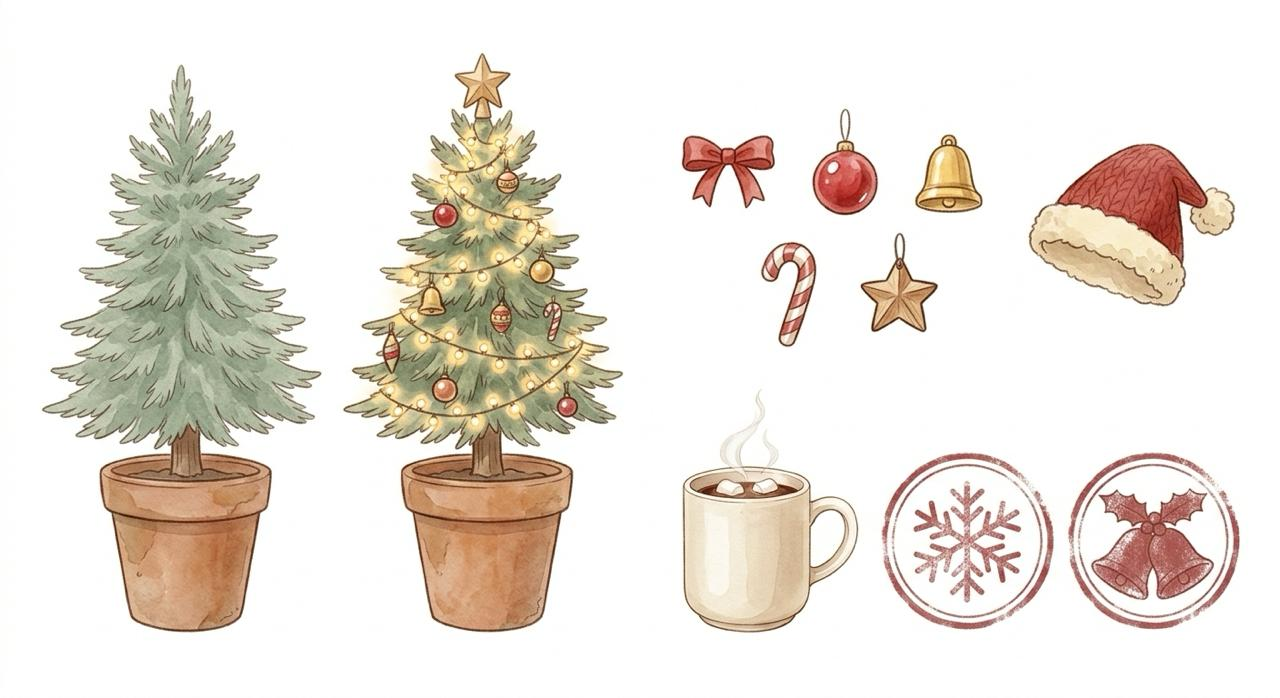
#> input picture src/vi_1127/xmas_items.jpg, 1280 x 698 px, found by its file name
$ python cut_xmas.py
#> lines starting #> are read from the running program, lines starting #| are printed output that depends on the picture; after the words box and inside, x2 and y2 are one past the last pixel; in counts of white or black regions, pixels touching at a corner belong together
# Vi's Christmas sheet 27/11 (src/vi_1127/xmas_items.jpg): 2 pot trees (plain / lit), 5 ornaments, wool hat, cocoa, 2 stamps.
import sys
import cv2, numpy as np
G = sys.argv[1] if len(sys.argv) > 1 else '.'
A = f'{G}/assets'
im = cv2.imread(f'{G}/src/vi_1127/xmas_items.jpg')
#> im is the input picture: shape (698, 1280, 3); mean B, G, R 220.1, 228.2, 235.2
g = cv2.cvtColor(im, cv2.COLOR_BGR2GRAY); hsv = cv2.cvtColor(im, cv2.COLOR_BGR2HSV)
#> after `hsv = cv2.cvtColor(im, cv2.COLOR_BGR2HSV)`: hsv: shape (698, 1280, 3); mean H, S, V 11.9, 22.2, 235.8


def save(name, box, thr=228, sat=30, close=7, frac=0.03, soft=0, inner=0):
#> called with name = 'xmas_tree', box = (30, 50, 330, 645), thr = 228, sat = 30, close = 7, frac = 0.03, soft = 20, inner = 21
    x0, y0, x1, y1 = box
    fg = ((g[y0:y1, x0:x1] < thr) | (hsv[y0:y1, x0:x1, 1] > sat)).astype(np.uint8) * 255
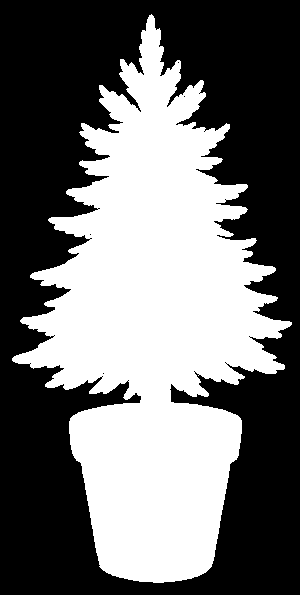
#> fg: shape (595, 300); 43.9% white; 1 white region, box (x1, y1, x2, y2) and area: (12, 14, 292, 583) 78444
    m = cv2.morphologyEx(fg, cv2.MORPH_CLOSE, np.ones((close, close), np.uint8))
#> m: shape (595, 300); 44.9% white; 1 white region
    cnts, _ = cv2.findContours(m, cv2.RETR_EXTERNAL, cv2.CHAIN_APPROX_SIMPLE)
#> cnts = 1 contour; box (x1, y1, x2, y2) and area: (12, 14, 292, 583) 79008
    big = max(cv2.contourArea(c) for c in cnts)
#> big = 79008.5
    keep = np.zeros_like(m); cv2.drawContours(keep, [c for c in cnts if cv2.contourArea(c) > big * frac], -1, 255, -1)
#> after `cv2.drawContours(keep, [c for c in cnts if cv2.contourArea(c) > big * `: keep: shape (595, 300); 44.9% white; 1 white region, box (x1, y1, x2, y2) and area: (12, 14, 292, 583) 80145
    m = cv2.GaussianBlur(keep, (3, 3), 0).astype(np.float32)
    if soft:   # paper showing between needles / around the glow: alpha from how far the pixel is from the paper
        gg = g[y0:y1, x0:x1].astype(np.float32); ss = hsv[y0:y1, x0:x1, 1].astype(np.float32)
        a = np.clip(np.maximum((242 - gg) * 6, (ss - soft) * 5) / 255, 0, 1)
        if inner:   # keep the inside solid (the lit tree's white bulbs), soften only a band along the outline
            core = cv2.GaussianBlur(cv2.erode(keep, np.ones((inner, inner), np.uint8)), (9, 9), 0).astype(np.float32) / 255
            a = np.maximum(a, core)
        m = m * a
    m = m.astype(np.uint8)
    out = cv2.cvtColor(im[y0:y1, x0:x1], cv2.COLOR_BGR2BGRA); out[..., 3] = m
    ys, xs = np.where(m > 20); out = out[ys.min():ys.max() + 1, xs.min():xs.max() + 1]
    cv2.imwrite(f'{A}/{name}.png', out); print(name, out.shape[1], out.shape[0])
#| xmas_tree 280 569


save('xmas_tree', (30, 50, 330, 645), soft=20, inner=21)
save('xmas_tree_lit', (335, 40, 630, 645), frac=0.002, soft=40, inner=21)
#> in save (call 2), `fg = ((g[y0:y1, x0:x1] < thr) | (hsv[y0:y1, x0:x1, 1] > sat)).astype(n..`: fg: shape (605, 295); 45.3% white; 1 white region, box (x1, y1, x2, y2) and area: (8, 13, 288, 593) 80886
#> in save (call 2), `m = cv2.morphologyEx(fg, cv2.MORPH_CLOSE, np.ones((close, close), np.u..`: m: shape (605, 295); 46% white; 1 white region
#> in save (call 2), `cnts, _ = cv2.findContours(m, cv2.RETR_EXTERNAL, cv2.CHAIN_APPROX_SIMP..`: cnts = 1 contour; box (x1, y1, x2, y2) and area: (8, 13, 288, 593) 81106
#> in save (call 2), `cv2.drawContours(keep, [c for c in cnts if cv2.contourArea(c) > big * `: keep: shape (605, 295); 46.1% white; 1 white region, box (x1, y1, x2, y2) and area: (8, 13, 288, 593) 82222
#| xmas_tree_lit 280 580
save('orn_bow', (670, 120, 785, 215))
#> call 3 of save, with name = 'orn_bow', box = (670, 120, 785, 215), thr = 228, sat = 30, close = 7, frac = 0.03, soft = 0, inner = 0
#> in save (call 3), `fg = ((g[y0:y1, x0:x1] < thr) | (hsv[y0:y1, x0:x1, 1] > sat)).astype(n..`: fg: shape (95, 115); 37.7% white; 1 white region, box (x1, y1, x2, y2) and area: (11, 15, 105, 89) 4114
#> in save (call 3), `m = cv2.morphologyEx(fg, cv2.MORPH_CLOSE, np.ones((close, close), np.u..`:
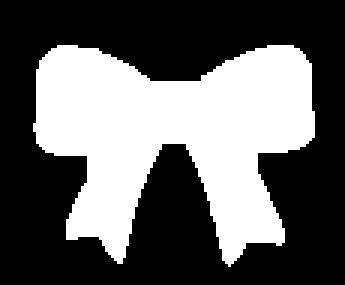
#> m: shape (95, 115) (shown 3 times larger); 38.3% white; 1 white region
#> in save (call 3), `cnts, _ = cv2.findContours(m, cv2.RETR_EXTERNAL, cv2.CHAIN_APPROX_SIMP..`: cnts = 1 contour; box (x1, y1, x2, y2) and area: (11, 15, 105, 89) 4002
#> in save (call 3), `big = max(cv2.contourArea(c) for c in cnts)`: big = 4002.5
#> in save (call 3), `out = cv2.cvtColor(im[y0:y1, x0:x1], cv2.COLOR_BGR2BGRA)`:
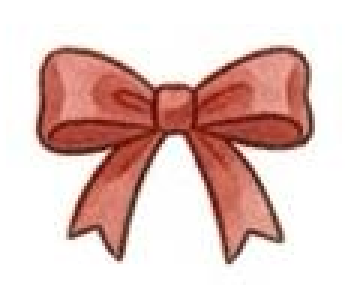
#> out: shape (95, 115, 4) (shown 3 times larger); mean B, G, R, A 190.2, 195.5, 224.7, 255
#> in save (call 3), `ys, xs = np.where(m > 20)`: ys = 4552 values from 14 to 89; xs = 4552 values, max 105 at index 1783, min 10 at index 2069, mean 57.64
#| orn_bow 96 76
save('orn_ball', (800, 95, 890, 225))
#> call 4 of save, with name = 'orn_ball', box = (800, 95, 890, 225), thr = 228, sat = 30, close = 7, frac = 0.03, soft = 0, inner = 0
#> in save (call 4), `fg = ((g[y0:y1, x0:x1] < thr) | (hsv[y0:y1, x0:x1, 1] > sat)).astype(n..`: fg: shape (130, 90); 32.1% white; 1 white region, box (x1, y1, x2, y2) and area: (12, 14, 78, 121) 3753
#> in save (call 4), `m = cv2.morphologyEx(fg, cv2.MORPH_CLOSE, np.ones((close, close), np.u..`:
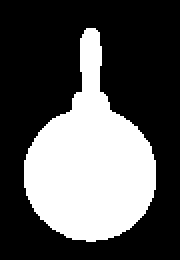
#> m: shape (130, 90) (shown 2 times larger); 33.6% white; 1 white region
#> in save (call 4), `cnts, _ = cv2.findContours(m, cv2.RETR_EXTERNAL, cv2.CHAIN_APPROX_SIMP..`: cnts = 1 contour; box (x1, y1, x2, y2) and area: (12, 14, 78, 121) 3807
#> in save (call 4), `big = max(cv2.contourArea(c) for c in cnts)`: big = 3807
#> in save (call 4), `out = cv2.cvtColor(im[y0:y1, x0:x1], cv2.COLOR_BGR2BGRA)`:
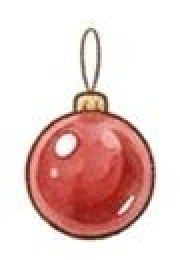
#> out: shape (130, 90, 4) (shown 2 times larger); mean B, G, R, A 200.9, 204.6, 232.5, 255
#> in save (call 4), `ys, xs = np.where(m > 20)`: ys = 4196 values from 13 to 121; xs = 4196 values, max 78 at index 1931, min 11 at index 1864, mean 44.69
#> in save (call 4), `out = out[ys.min():ys.max() + 1, xs.min():xs.max() + 1]`:
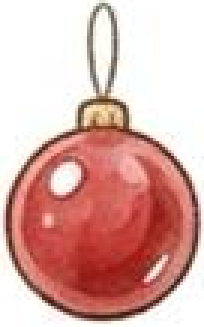
#> out: shape (109, 68, 4) (shown 3 times larger); mean B, G, R, A 170, 175.6, 219.6, 135.4
#| orn_ball 68 109
save('orn_bell', (900, 120, 995, 225))
#> in save (call 5), `fg = ((g[y0:y1, x0:x1] < thr) | (hsv[y0:y1, x0:x1, 1] > sat)).astype(n..`: fg: shape (105, 95); 35% white; 1 white region, box (x1, y1, x2, y2) and area: (14, 14, 83, 93) 3495
#> in save (call 5), `m = cv2.morphologyEx(fg, cv2.MORPH_CLOSE, np.ones((close, close), np.u..`: m: shape (105, 95); 35.3% white; 1 white region
#> in save (call 5), `cnts, _ = cv2.findContours(m, cv2.RETR_EXTERNAL, cv2.CHAIN_APPROX_SIMP..`: cnts = 1 contour; box (x1, y1, x2, y2) and area: (14, 14, 83, 93) 3416
#> in save (call 5), `big = max(cv2.contourArea(c) for c in cnts)`: big = 3415.5
#> in save (call 5), `m = cv2.GaussianBlur(keep, (3, 3), 0).astype(np.float32)`:
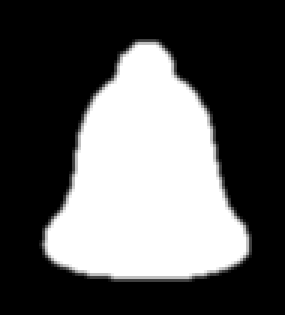
#> m: shape (105, 95) float32 (shown 3 times larger); min 0, max 255, mean 90.1
#> in save (call 5), `ys, xs = np.where(m > 20)`: ys = 3746 values from 13 to 93; xs = 3746 values, max 83 at index 2838, min 13 at index 2979, mean 48.35
#| orn_bell 71 81
save('orn_cane', (750, 230, 830, 355))
#> in save (call 6), `cnts, _ = cv2.findContours(m, cv2.RETR_EXTERNAL, cv2.CHAIN_APPROX_SIMP..`: cnts = 1 contour; box (x1, y1, x2, y2) and area: (11, 11, 67, 117) 2718
#| orn_cane 58 108
save('orn_star', (845, 220, 950, 345))
#> in save (call 7), `cnts, _ = cv2.findContours(m, cv2.RETR_EXTERNAL, cv2.CHAIN_APPROX_SIMP..`: cnts = 1 contour; box (x1, y1, x2, y2) and area: (15, 13, 93, 113) 3348
#| orn_star 80 102
save('xmas_hat', (1015, 130, 1245, 315))
#> in save (call 8), `cnts, _ = cv2.findContours(m, cv2.RETR_EXTERNAL, cv2.CHAIN_APPROX_SIMP..`: cnts = 1 contour; box (x1, y1, x2, y2) and area: (13, 13, 220, 177) 20240
#| xmas_hat 209 166
save('cocoa', (670, 380, 870, 645), thr=236, sat=18, frac=0.01)
#> in save (call 9), `cnts, _ = cv2.findContours(m, cv2.RETR_EXTERNAL, cv2.CHAIN_APPROX_SIMP..`: cnts = 2 contours, 1 with area under 20; largest, box (x1, y1, x2, y2) and area: (12, 9, 189, 253) 23600
#| cocoa 179 246
save('st_xmas_snow', (870, 440, 1065, 640), soft=25)
#> in save (call 10), `cnts, _ = cv2.findContours(m, cv2.RETR_EXTERNAL, cv2.CHAIN_APPROX_SIMP..`: cnts = 1 contour; box (x1, y1, x2, y2) and area: (11, 12, 184, 190) 23628
#| st_xmas_snow 173 178
save('st_xmas_bell', (1060, 440, 1255, 640), soft=25)
#> in save (call 11), `cnts, _ = cv2.findContours(m, cv2.RETR_EXTERNAL, cv2.CHAIN_APPROX_SIMP..`: cnts = 1 contour; box (x1, y1, x2, y2) and area: (8, 12, 180, 189) 23580
#| st_xmas_bell 172 177

# Minh's string lights (no separate drawing): a branch of the lit tree with its bulbs, in a soft oval
t = cv2.imread(f'{A}/xmas_tree_lit.png', cv2.IMREAD_UNCHANGED)
crop = t[262:352, 60:222].copy(); h, w = crop.shape[:2]
#> after `h, w = crop.shape[:2]`: h = 90; w = 162
ov = np.zeros((h, w), np.uint8); cv2.ellipse(ov, (w // 2, h // 2), (w // 2 - 4, h // 2 - 4), 0, 0, 360, 255, -1)
ov = cv2.GaussianBlur(ov, (21, 21), 0); crop[..., 3] = (crop[..., 3].astype(np.float32) * ov / 255).astype(np.uint8)
cv2.imwrite(f'{A}/orn_lights.png', crop); print('orn_lights', w, h)
#| orn_lights 162 90
